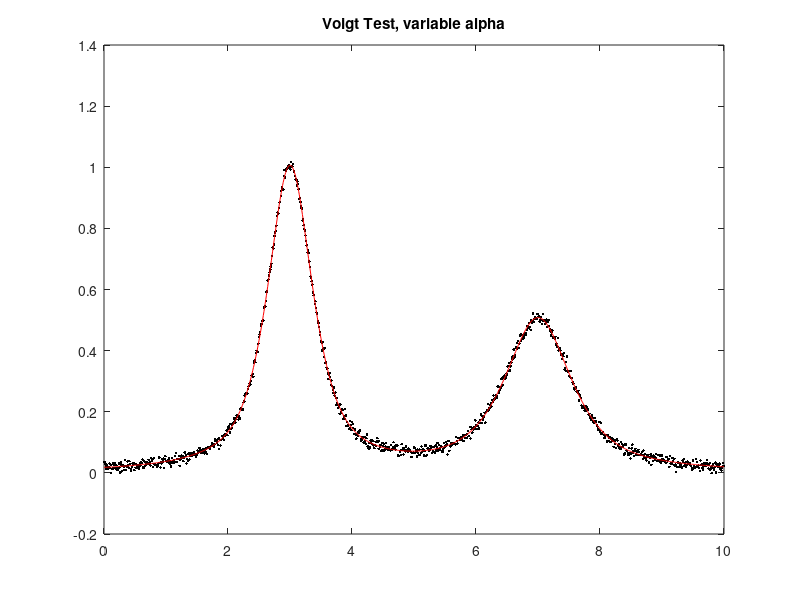

Write MATLAB code to recreate this figure.
function VoigtVariableAlpha
global PEAKHEIGHTS AUTOZERO
format short g
format compact
warning off all
% Signal definition (change as desired)
x=0:.01:10;
position1=3; % Peak position of first peak
DopWid1=.2; % Doppler width of first peak
alpha1=1.7; % alpha of first peak
position2=7;% Peak position of second peak
DopWid2=.3; % Doppler width of second peak
alpha2=1.7; % alpha of second peak
noise=0.01; % Standard deviation of random noise added to signal
y=voigt(x,position1,DopWid1,alpha1)+.5.*voigt(x,position2,DopWid2,alpha2)+noise.*randn(size(x));
 
NumPeaks=2;
AUTOZERO=0;
n=length(x);
% Starting first guess with small random variaiton for each repeat
newstart=[3 0.5 1 7 .90 1];
    for parameter=1:3:3*NumPeaks,
        newstart(parameter)=newstart(parameter)*(1+randn/100);
        newstart(parameter+1)=newstart(parameter+1)*(1+randn/20);
    end

options = optimset('TolX',.001,'Display','off','MaxFunEvals',200 );
tic
TrialParameters=fminsearch(@(lambda)(fitvoigt(lambda,x,y)),newstart);
toc
disp('       positon1     DopWid1       alpha1      position2     DopWid2     alpha2')
disp(TrialParameters)
alphas=[TrialParameters(3) TrialParameters(6)]
% Construct model from Trial parameters
A=zeros(NumPeaks,n);
for m=1:NumPeaks,
    A(m,:)=voigt(x,TrialParameters(3*m-2),TrialParameters(3*m-1),TrialParameters(3*m));        
end
% Multiplies each row by the corresponding amplitude and adds them up
if AUTOZERO==3,
    baseline=PEAKHEIGHTS(1);
    Heights=PEAKHEIGHTS(2:1+NumPeaks);
    model=Heights'*A+baseline;
else
    model=PEAKHEIGHTS'*A;
    Heights=PEAKHEIGHTS;
    baseline=0;
end
% Compare trial model to data segment and compute the fit error
  MeanFitError=100*norm(y-model)./(sqrt(n)*max(y))
   plot(x,y,'.k',x,model,'r')
  title('Voigt Test, variable alpha')
% ----------------------------------------------------------------------
function start=calcstart(xx,NumPeaks,xoffset)
  n=max(xx)-min(xx);
  start=[];
  startpos=[n/(NumPeaks+1):n/(NumPeaks+1):n-(n/(NumPeaks+1))]+min(xx);
  for marker=1:NumPeaks,
      markx=startpos(marker)+ xoffset;
      start=[start markx n/ (3.*NumPeaks)];
  end % for marker
% ----------------------------------------------------------------------
function err = fitvoigt(lambda,t,y)
% Fitting functions for Voigt profile function
% T. C. O'Haver (toh@umd.edu), 2013.
global PEAKHEIGHTS AUTOZERO
A = zeros(length(t),round(length(lambda)/3));
for j = 1:length(lambda)/3,
    A(:,j) = voigt(t,lambda(3*j-2),lambda(3*j-1),lambda(3*j))';
end
if AUTOZERO==3,A=[ones(size(y))' A];end
PEAKHEIGHTS = A\y';
z = A*PEAKHEIGHTS;
err = norm(z-y');
% ----------------------------------------------------------------------
function g=voigt(xx,pos,gD,alpha)
% Voigt profile function. xx is the independent variable (energy,
% wavelength, etc), gD is the Doppler (Gaussian) width, and alpha is the
% shape constant (ratio of the Lorentzian width gL to the Doppler width gD.
% Based on Chong Tao's "Voigt lineshape spectrum simulation", 
% Matlat File Exchange File ID: #26707
% alpha=alpha
gL=alpha.*gD;
gV = 0.5346*gL + sqrt(0.2166*gL.^2 + gD.^2);
x = gL/gV;
y = abs(xx-pos)/gV;
g = 1/(2*gV*(1.065 + 0.447*x + 0.058*x^2))*((1-x)*exp(-0.693.*y.^2) + (x./(1+y.^2)) + 0.016*(1-x)*x*(exp(-0.0841.*y.^2.25)-1./(1 + 0.021.*y.^2.25)));
g=g./max(g);
